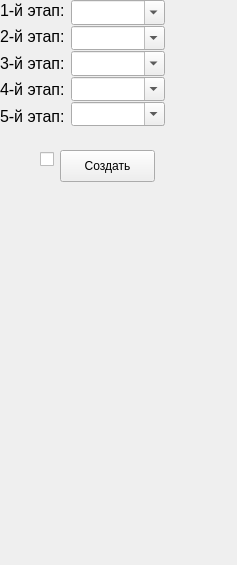
       <widget class="QWidget" name="page_6">
        <property name="geometry">
         <rect>
          <x>0</x>
          <y>0</y>
          <width>237</width>
          <height>565</height>
         </rect>
        </property>
        <attribute name="label">
         <string>Система</string>
        </attribute>
        <widget class="QWidget" name="layoutWidget">
         <property name="geometry">
          <rect>
           <x>0</x>
           <y>0</y>
           <width>165</width>
           <height>126</height>
          </rect>
         </property>
         <layout class="QFormLayout" name="formLayout">
          <item row="0" column="0">
           <layout class="QVBoxLayout" name="verticalLayout_3">
            <property name="spacing">
             <number>6</number>
            </property>
            <property name="leftMargin">
             <number>0</number>
            </property>
            <item>
             <widget class="QLabel" name="label_10">
              <property name="font">
               <font>
                <pointsize>12</pointsize>
                <italic>false</italic>
               </font>
              </property>
              <property name="text">
               <string>1-й этап:</string>
              </property>
             </widget>
            </item>
            <item>
             <widget class="QLabel" name="label_15">
              <property name="font">
               <font>
                <pointsize>12</pointsize>
                <italic>false</italic>
               </font>
              </property>
              <property name="text">
               <string>2-й этап:</string>
              </property>
             </widget>
            </item>
            <item>
             <widget class="QLabel" name="label_17">
              <property name="font">
               <font>
                <pointsize>12</pointsize>
                <italic>false</italic>
               </font>
              </property>
              <property name="text">
               <string>3-й этап:</string>
              </property>
             </widget>
            </item>
            <item>
             <widget class="QLabel" name="label_29">
              <property name="font">
               <font>
                <pointsize>12</pointsize>
                <italic>false</italic>
               </font>
              </property>
              <property name="text">
               <string>4-й этап:</string>
              </property>
             </widget>
            </item>
            <item>
             <widget class="QLabel" name="label_59">
              <property name="font">
               <font>
                <pointsize>12</pointsize>
                <italic>false</italic>
               </font>
              </property>
              <property name="text">
               <string>5-й этап:</string>
              </property>
             </widget>
            </item>
           </layout>
          </item>
          <item row="0" column="1">
           <layout class="QVBoxLayout" name="verticalLayout_2">
            <property name="spacing">
             <number>1</number>
            </property>
            <property name="rightMargin">
             <number>0</number>
            </property>
            <item>
             <widget class="QComboBox" name="comboBox_etap_1">
              <property name="font">
               <font>
                <pointsize>12</pointsize>
                <italic>false</italic>
               </font>
              </property>
              <property name="editable">
               <bool>true</bool>
              </property>
             </widget>
            </item>
            <item>
             <widget class="QComboBox" name="comboBox_etap_2">
              <property name="font">
               <font>
                <pointsize>12</pointsize>
                <italic>false</italic>
               </font>
              </property>
              <property name="editable">
               <bool>true</bool>
              </property>
             </widget>
            </item>
            <item>
             <widget class="QComboBox" name="comboBox_etap_3">
              <property name="font">
               <font>
                <pointsize>12</pointsize>
                <italic>false</italic>
               </font>
              </property>
              <property name="editable">
               <bool>true</bool>
              </property>
             </widget>
            </item>
            <item>
             <widget class="QComboBox" name="comboBox_etap_4">
              <property name="font">
               <font>
                <pointsize>12</pointsize>
                <italic>false</italic>
               </font>
              </property>
              <property name="editable">
               <bool>true</bool>
              </property>
             </widget>
            </item>
            <item>
             <widget class="QComboBox" name="comboBox_etap_5">
              <property name="font">
               <font>
                <pointsize>12</pointsize>
                <italic>false</italic>
               </font>
              </property>
              <property name="editable">
               <bool>true</bool>
              </property>
             </widget>
            </item>
           </layout>
          </item>
         </layout>
        </widget>
        <widget class="QPushButton" name="Button_system_made">
         <property name="geometry">
          <rect>
           <x>60</x>
           <y>150</y>
           <width>95</width>
           <height>32</height>
          </rect>
         </property>
         <property name="sizePolicy">
          <sizepolicy hsizetype="Minimum" vsizetype="Fixed">
           <horstretch>0</horstretch>
           <verstretch>0</verstretch>
          </sizepolicy>
         </property>
         <property name="text">
          <string>Создать</string>
         </property>
        </widget>
        <widget class="QCheckBox" name="checkBox_3">
         <property name="geometry">
          <rect>
           <x>40</x>
           <y>150</y>
           <width>19</width>
           <height>18</height>
          </rect>
         </property>
         <property name="text">
          <string/>
         </property>
        </widget>
       </widget>
